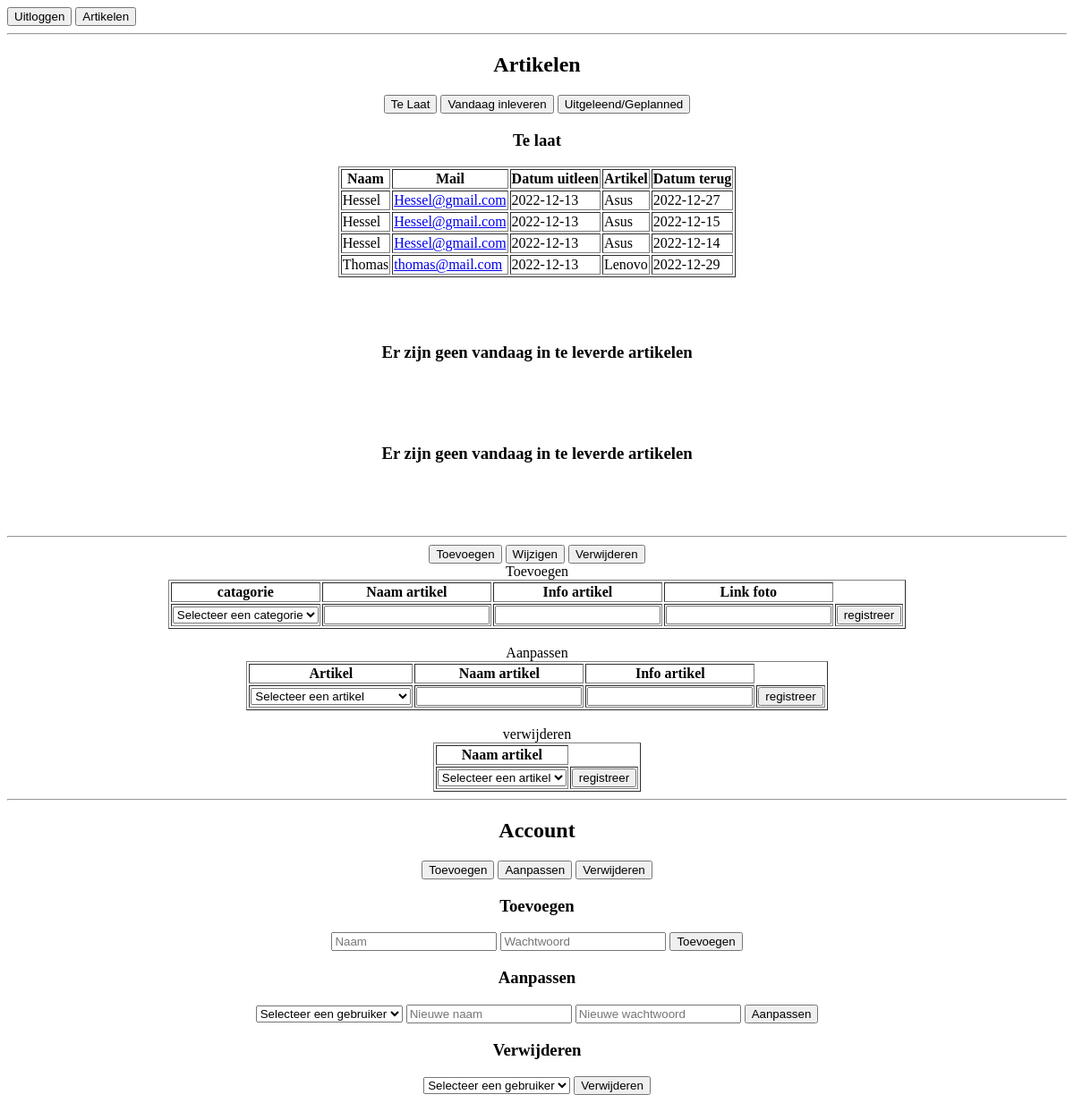
Before: /paneel/index.php with the older database file.
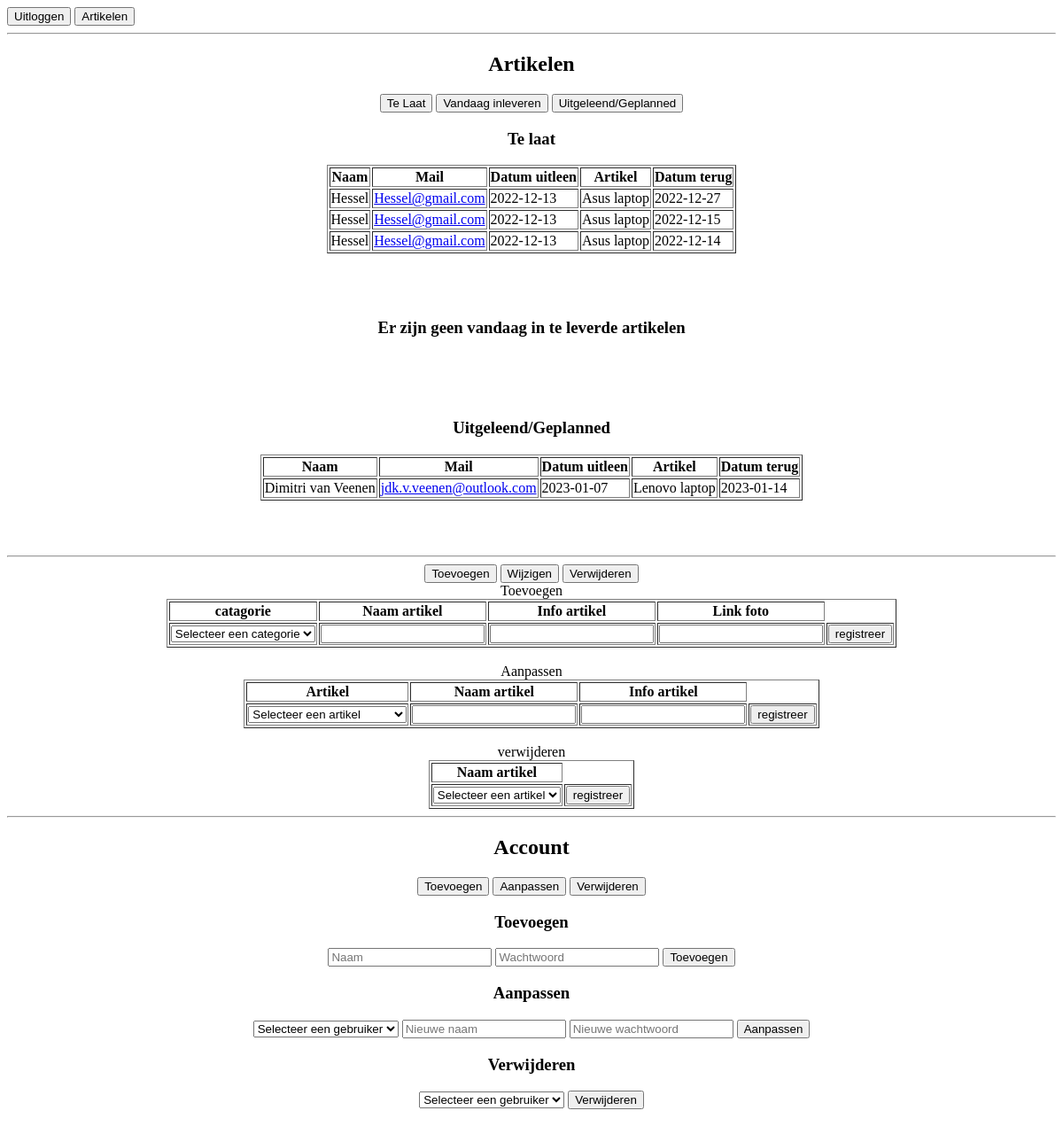
After: the same page with the newer database file.
### tables this page shows
CREATE TABLE `artikeluit` (
  `id` int(11) NOT NULL,
  `barcode` int(11) NOT NULL,
  `naam` varchar(255) NOT NULL DEFAULT '',
  `mail` varchar(255) NOT NULL DEFAULT '',
  `datumuit` varchar(255) NOT NULL DEFAULT '',
  `datumin` varchar(255) NOT NULL DEFAULT '',
  `uitgedoor` varchar(255) NOT NULL DEFAULT ''
);

CREATE TABLE `artikelen` (
  `id` int(11) NOT NULL,
  `naam` varchar(50) NOT NULL DEFAULT '0',
  `info` varchar(999) NOT NULL DEFAULT '',
  `img` varchar(255) DEFAULT NULL,
  `barcode` varchar(14) NOT NULL,
  `cate` varchar(255) NOT NULL DEFAULT 'Overige'
);

### paneel/index.php (the view, shortened to what this page needs)
<?php
require $_SERVER['DOCUMENT_ROOT'] . '/config.php';
$tolate = $con->query("SELECT * FROM artikeluit WHERE datumin < CURRENT_DATE()");
$now = $con->query("SELECT * FROM artikeluit WHERE datumin = CURRENT_DATE()");
$out = $con->query("SELECT * FROM artikeluit WHERE datumin > CURRENT_DATE()");
?>
<!DOCTYPE html>
<html lang="nl">
<head>
	<link rel="stylesheet" href="/css/paneel.css">
</head>
<body>
<button class="uitlog" onclick="location.href = `/loguit`">Uitloggen</button>
<button class="uitlog" onclick="location.href = `/`">Artikelen</button>
	<hr>
	<center>
		<h2>Artikelen</h2>
			<button class="knop" onclick="artikelen('telaat')">Te Laat</button>
			<button class="knop" onclick="artikelen('vandag')">Vandaag inleveren</button>
			<button class="knop" onclick="artikelen('moment')">Uitgeleend/Geplanned</button>
			<div class="grote" id="telaat">
				<?php if (!$tolate->num_rows == 0) {?>
				<table border='1'>
					<h3>Te laat</h3>
					<thead>
						<tr>
							<th>Naam</th>
							<th>Mail</th>
							<th>Datum uitleen</th>
							<th>Artikel</th>
							<th>Datum terug</th>
						</tr>
						<?php
                        while ($row = $tolate->fetch_assoc()) {
						$producttolate = $con->query("SELECT * FROM artikelen WHERE barcode='".$row['barcode']."'");
						$producttolate = $producttolate->fetch_assoc()
                        ?>
                        <tr>
                            <td><?= $row['naam'] ?></td>
                            <td><a href="mailto:<?= $row['mail'] ?>"><?= $row['mail'] ?></a></td>
                            <td><?= $row['datumuit']?></td>
                            <td><?= $producttolate['naam']?></td>
                            <td><?= $row['datumin']?></td>
                        </tr>
                        <?php
                        }
                        ?>
					</thead>
				</table>
				<?php }else{ ?>
					<h3>Er zijn geen te laat ingeleverde artikelen</h3>
				<?php } ?>
				<br><br><br>
			</div>
			<div class="grote" id="vandag">
				<?php if (!$now->num_rows == 0) {?>
				<table border='1'>
					<h3>Vandaag Inleveren</h3>
					<thead>
						<tr>
							<th>Naam</th>
							<th>Mail</th>
							<th>Datum uitleen</th>
							<th>Artikel</th>
							<th>Datum terug</th>
						</tr>
						<?php
                        while ($row = $now->fetch_assoc()) {
						$producttoday = $con->query("SELECT * FROM artikelen WHERE barcode='".$row['barcode']."'");
						$producttoday = $producttoday->fetch_assoc()
                        ?>
                        <tr>
                            <td><?= $row['naam'] ?></td>
                            <td><a href="mailto:<?= $row['mail'] ?>"><?= $row['mail'] ?></a></td>
                            <td><?= $row['datumuit'] ?></td>
                            <td><?= $producttoday['naam']?></td>
                            <td><?= $row['datumin']?></td>
                        </tr>
                        <?php
                        }
                        ?>
					</thead>
				</table>
				<?php }else{ ?>
					<h3>Er zijn geen vandaag in te leverde artikelen</h3>
				<?php } ?>
				<br><br><br>
			</div>
		<center>
		<div class="grote" id="moment">
				<?php if (!$out->num_rows == 0) {?>
				<table border='1'>
					<h3>Uitgeleend/Geplanned</h3>
					<thead>
						<tr>
							<th>Naam</th>
							<th>Mail</th>
							<th>Datum uitleen</th>
							<th>Artikel</th>
							<th>Datum terug</th>
						</tr>
						<?php
                        while ($row = $out->fetch_assoc()) {
						$productstil = $con->query("SELECT * FROM artikelen WHERE barcode='".$row['barcode']."'");
						$productstil = $productstil->fetch_assoc()
                        ?>
                        <tr>
                            <td><?= $row['naam'] ?></td>
                            <td><a href="mailto:<?= $row['mail'] ?>"><?= $row['mail'] ?></a></td>
                            <td><?= $row['datumuit'] ?></td>
                            <td><?= $productstil['naam']?></td>
                            <td><?= $row['datumin']?></td>
                        </tr>
                        <?php
                        }
                        ?>
					</thead>
				</table>
				<?php }else{ ?>
					<h3>Er zijn geen vandaag in te leverde artikelen</h3>
				<?php } ?>
				<br><br><br>
			</div>
		<hr>
		<center>
			<button class="knop" onclick="artikel('toe')">Toevoegen</button>
			<button class="knop" onclick="artikel('wij')">Wijzigen</button>
			<button class="knop" onclick="artikel('ver')">Verwijderen</button><br>
				<caption>Toevoegen</caption>
					<table border=1>
					<thead>
						<tr>
							<th>catagorie</th>
							<th>Naam artikel</th>
							<th>Info artikel</th>
							<th>Link foto</th>
						</tr>
					</thead>
			</center>
			<tbody>
				<td><select name="select" value="" onChange="form.submit()">
						<option value="">Selecteer een categorie</option>
					</select></td>
				<td><input type="text" required></td>
				<td><input type="text" required></td>
				<td><input type="text" required></td>
				<td><input type="submit" name="Verstuur" value="registreer"></td>
			</tbody>
			<br>
			<center>
				<caption>Aanpassen</caption>
				<table border=1>
					<thead>
						<tr>
							<th>Artikel</th>
							<th>Naam artikel</th>
							<th>Info artikel</th>
						</tr>
					</thead>
			</center>
		<tbody>
			<td>
				<select>
					<option value="">Selecteer een artikel</option>
				</select>
			</td>
			<td><input type="text" required></td>
			<td><input type="text" required></td>
			<td><input type="submit" name="Verstuur" value="registreer"></td>
		</tbody>
		<br>
		<center>
			<caption>verwijderen</caption>
			<table border=1>
				<thead>
					<tr>
						<th>Naam artikel</th>
					</tr>
				</thead>
		</center>
		<tbody>
			<td><select>
					<option value="">Selecteer een artikel</option>
				</select></td>
			<td><input type="submit" name="Verstuur" value="registreer"></td>
		</tbody>
		<hr>
		<h2>Account</h2>
			<button class="knop" onclick="account('atoe')">Toevoegen</button>
			<button class="knop" onclick="account('aaan')">Aanpassen</button>
			<button class="knop" onclick="account('aver')">Verwijderen</button>
			<div id="atoe">
				<form method="POST">
					<h3>Toevoegen</h3>
					<input type="text" name="nname" placeholder="Naam" required>
					<input type="password" name="npass" placeholder="Wachtwoord" required>
					<button>Toevoegen</button>
				</form>
			</div>
			<div id="aaan">
				<form method="POST">
					<h3>Aanpassen</h3>
					<select name="select">
                        <option value="">Selecteer een gebruiker</option>
					</select>
					<input type="text" name="nname" placeholder="Nieuwe naam" required>
					<input type="password" name="npass" placeholder="Nieuwe wachtwoord" required>
					<button>Aanpassen</button>
				</form>
			</div>
			<div id="aver">
				<form method="POST">
					<h3>Verwijderen</h3>
					<select name="select" required>
                        <option value="">Selecteer een gebruiker</option>
					</select>
					<button>Verwijderen</button>
				</form>
			</div>
			<br><br><br>
</body>
</html>

Changed rows visible on the page:
removed artikeluit: naam "Thomas", mail "thomas@mail.com", datumuit "2022-12-13", artikelen.naam "Lenovo", datumin "2022-12-29", shown under "Te laat"
changed through a linked row, artikeluit (number 1 of 4 on the later page): artikelen.naam "Asus" → "Asus laptop"
changed through a linked row, artikeluit (number 2 of 4 on the later page): artikelen.naam "Asus" → "Asus laptop"
changed through a linked row, artikeluit (number 3 of 4 on the later page): artikelen.naam "Asus" → "Asus laptop"
added artikeluit: naam "Dimitri van Veenen", mail "jdk.v.veenen@outlook.com", datumuit "2023-01-07", artikelen.naam "Lenovo laptop", datumin "2023-01-14", shown under "Uitgeleend/Geplanned"
Other visible differences:
text no longer shown: "Er zijn geen vandaag in te leverde artikelen"
text now shown: "Uitgeleend/Geplanned Naam Mail Datum uitleen Artikel Datum terug"
